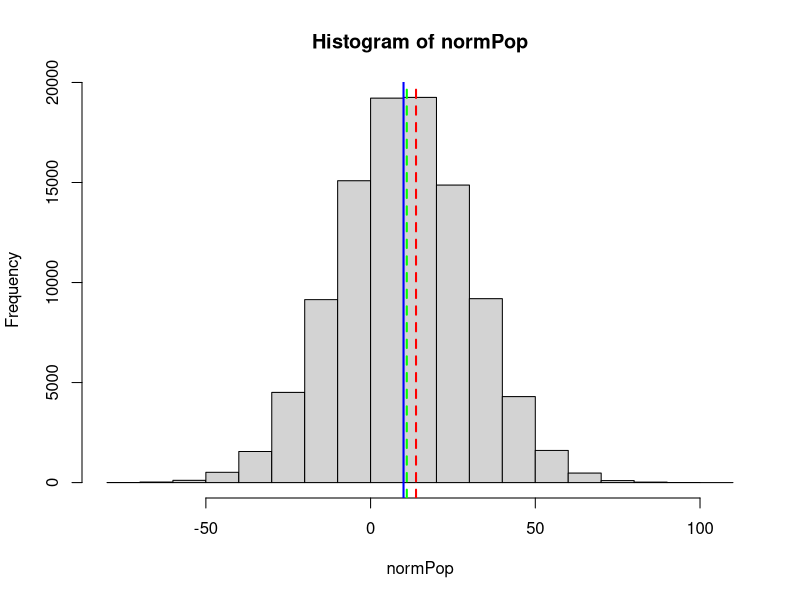

Source code (R):
## ---- chunk 1
normPop <- rnorm(1e5, mean = 10, sd = 20)

x <- sample(normPop, size = 5, replace = TRUE)
y <- sample(normPop, size = 100, replace = TRUE)

hist(normPop)
abline(v = 10, col = "blue", lwd = 2)
abline(v = mean(x), col = 'red', lty = 2, lwd = 2)
abline(v = mean(y), col = 'green', lty = 2, lwd = 2)
## ---- chunk 2
knitr::include_app('https://yihui.shinyapps.io/miniUI/', height = '600px')
## ---- chunk 3
## And then here it embeds with include_app
knitr::include_app('https://ph-shiny.iowa.uiowa.edu/collin/textbook2/', height = '1000px')
